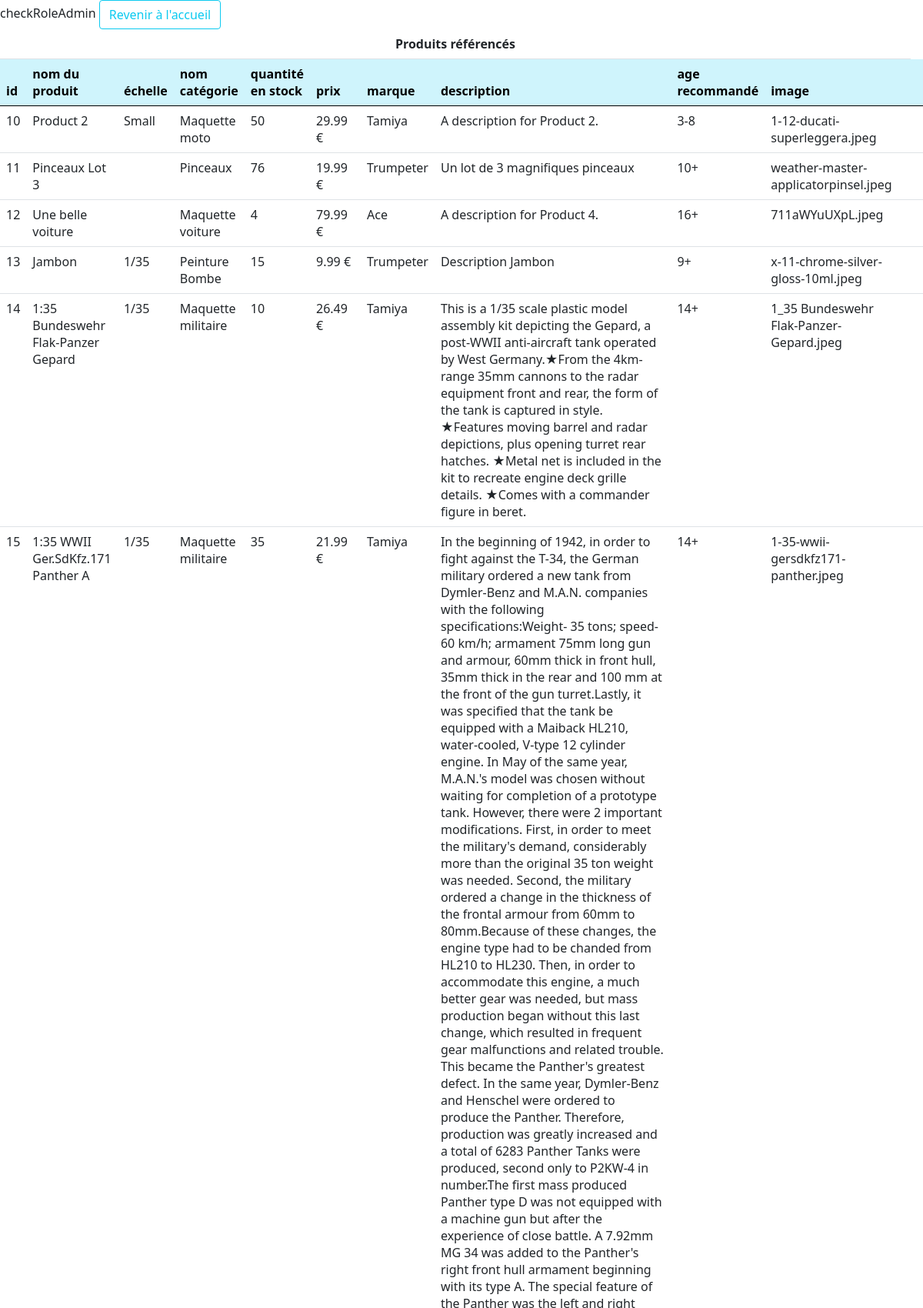
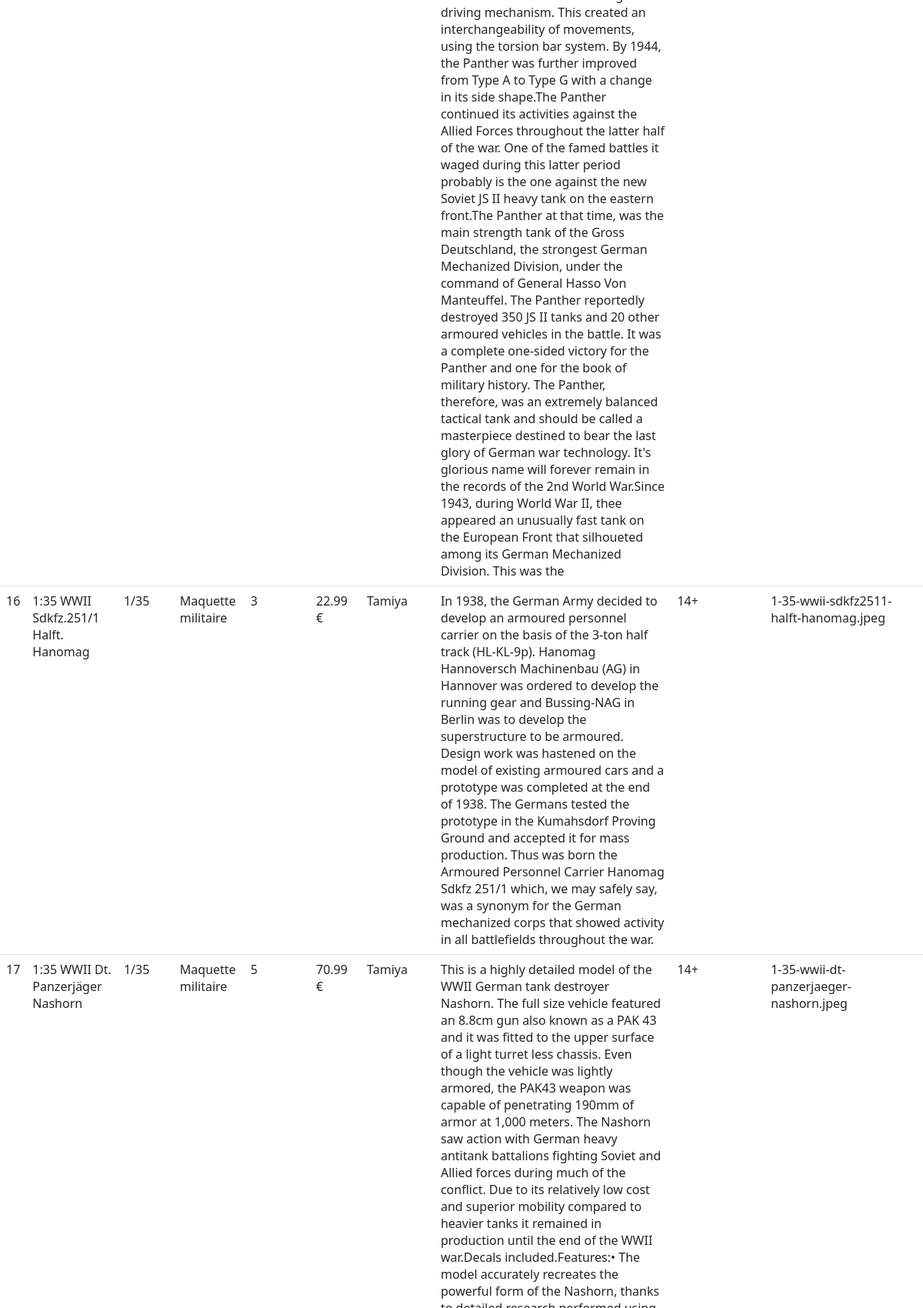
Screenshot of /pages/pages_admin/produits_admin.php (signed in, upper part) with the database file from the repository (2 pictures, top to bottom).
### tables this page shows
CREATE TABLE `produits` (
  `id_produit` int(11) NOT NULL,
  `nom_produit` varchar(255) NOT NULL,
  `echelle` varchar(10) DEFAULT NULL,
  `id_categorie` int(11) NOT NULL,
  `quantite` int(11) NOT NULL,
  `prix` decimal(8,2) NOT NULL,
  `id_marque` int(11) NOT NULL,
  `description` text NOT NULL,
  `age_recommande` varchar(4) NOT NULL,
  `reference_image` varchar(255) DEFAULT NULL
);

CREATE TABLE `categories` (
  `id_categorie` int(11) NOT NULL,
  `nom_categorie` varchar(30) NOT NULL,
  `image_categorie` varchar(255) DEFAULT NULL
);

CREATE TABLE `marques` (
  `id_marque` int(11) NOT NULL,
  `nom_marque` varchar(50) NOT NULL,
  `id_pays` int(11) NOT NULL
);

### pages/pages_admin/produits_admin.php (the view, shortened to what this page needs)
<?php
require_once(__DIR__ . '/../../Connexion/functions.php');
    $sql = "SELECT p.id_produit as id, p.nom_produit as nom, p.echelle, c.nom_categorie as categorie, p.quantite, p.prix, m.nom_marque as marque,
    p.description, p.age_recommande, p.reference_image
    FROM produits as p INNER JOIN categories as c ON p.id_categorie = c.id_categorie
    INNER JOIN marques as m ON p.id_marque = m.id_marque";
    $stmt = $mysqlClient->prepare($sql);
    $stmt->execute();
    $query_result = $stmt->fetchAll(PDO::FETCH_ASSOC);
?>
<!DOCTYPE html>
<html lang="fr">
<head>
    <link href="/Lotra3/css/styles/bootstrap.min.css" rel="stylesheet" type="text/css">
    <link href="/Lotra3/css/styles/geo.css" rel="stylesheet" type="text/css">
</head>
<body>
    <table class="table">
                <thead>
                    <tr>
                        <th class="text-center" colspan="11">Produits référencés</th>
                        <a href="./index_admin.php" class="btn btn-outline-info">Revenir à l'accueil</a>
                    </tr>
                    <tr class="table-info">
                        <th>id</th>
                        <th>nom du produit</th>
                        <th>échelle</th>
                        <th>nom catégorie</th>
                        <th>quantité en stock</th>
                        <th>prix</th>
                        <th>marque</th>
                        <th>description</th>
                        <th>age recommandé</th>
                        <th>image</th>
                        <th></th>
                        <th></th>
                    </tr>
                </thead>
                <tbody>
                    <?php foreach ($query_result as $produit): ?>
                        <tr>
                            <td><?= $produit["id"] ?></td>
                            <td><?= $produit["nom"] ?></td>
                            <td><?php if (is_null($produit["echelle"])) echo "-";
                            else echo $produit["echelle"] ?>
                            </td>
                            <td><?= $produit["categorie"] ?></td>
                            <td><?= $produit["quantite"] ?></td>
                            <td><?= $produit["prix"]." €" ?></td>
                            <td><?= $produit["marque"] ?></td>
                            <td><?= $produit["description"] ?></td>
                            <td><?= $produit["age_recommande"] ?></td>
                            <td><?= $produit["reference_image"] ?></td>
                            <?php echo defineEmployeeActions($_SESSION, $produit); ?>
                        </tr>
                    <?php endforeach?>
                </tbody>
    </table>
</body>
</html>

### Connexion/functions.php (shortened to what this page needs)
<?php
function defineEmployeeActions($session, $produit){
    $modify_button = "<td>
    <form action=\"./modifier_produit.php\" method=\"get\">
        <input type=\"hidden\" name=\"id_produit\" value=\"".$produit["id"]."\">
        <button type=\"submit\" class=\"btn btn-sm btn-info\">Modifier</a>
    </form>
</td>";
    $delete_button = "<td>
    <form action=\"./supprimer_produit.php\" method=\"get\">
        <input type=\"hidden\" name=\"id_produit\" value=\"".$produit["id"]."\">
        <input type=\"hidden\" name=\"nom\" value=\"".$produit["nom"]."\">
        <button type=\"submit\" class=\"btn btn-sm btn-danger\">Supprimer</a>
    </form>
</td>";
    if ($session['role']==1) return $modify_button . $delete_button;
    else if ($session['role']==2) return $modify_button;
    else return "<td></td><td></td>";
}

### rows the page displays
produits: id_produit "10", nom_produit "Product 2", echelle "Small", id_categorie.nom_categorie "Maquette moto", quantite "50", prix "29.99", id_marque.nom_marque "Tamiya", description "A description for Product 2.", age_recommande "3-8", reference_image "1-12-ducati-superleggera.jpeg"
produits: id_produit "11", nom_produit "Pinceaux Lot 3", id_categorie.nom_categorie "Pinceaux", quantite "76", prix "19.99", id_marque.nom_marque "Trumpeter", description "Un lot de 3 magnifiques pinceaux", age_recommande "10+", reference_image "weather-master-applicatorpinsel.jpeg"
produits: id_produit "12", nom_produit "Une belle voiture", id_categorie.nom_categorie "Maquette voiture", quantite "4", prix "79.99", id_marque.nom_marque "Ace", description "A description for Product 4.", age_recommande "16+", reference_image "711aWYuUXpL.jpeg"
produits: id_produit "13", nom_produit "Jambon", echelle "1/35", id_categorie.nom_categorie "Peinture Bombe", quantite "15", prix "9.99", id_marque.nom_marque "Trumpeter", description "Description Jambon", age_recommande "9+", reference_image "x-11-chrome-silver-gloss-10ml.jpeg"
produits: id_produit "14", nom_produit "1:35 Bundeswehr Flak-Panzer Gepard", echelle "1/35", id_categorie.nom_categorie "Maquette militaire", quantite "10", prix "26.49", id_marque.nom_marque "Tamiya", description "This is a 1/35 scale plastic model assembly kit depicting the Gepard, a post-WWII anti-aircraft tank operated by West Germany.★From the 4km-range 35mm cannons to the radar equipment front and rear, the form of the tank is captured in style. ★Features moving barrel and radar depictions, plus opening turret rear hatches. ★Metal net is included in the kit to recreate engine deck grille details. ★Comes with a commander figure in beret.", age_recommande "14+", reference_image "1_35 Bundeswehr Flak-Panzer-Gepard.jpeg"
produits: id_produit "15", nom_produit "1:35 WWII Ger.SdKfz.171 Panther A", echelle "1/35", id_categorie.nom_categorie "Maquette militaire", quantite "35", prix "21.99", id_marque.nom_marque "Tamiya", description "In the beginning of 1942, in order to fight against the T-34, the German military ordered a new tank from Dymler-Benz and M.A.N. companies with the following specifications:Weight- 35 tons; speed- 60 km/h; armament 75mm long gun and armour, 60mm thick in front hull, 35mm thick in the rear and 100 mm at the front of the gun turret.Lastly, it was specified that the tank be equipped with a Maiback HL210, water-cooled, V-type 12 cylinder engine. In May of the same year, M.A.N.'s model was chosen without waiting for completion of a prototype tank. However, there were 2 important modifications. First, in order to meet the military's demand, considerably more than the original 35 ton weight was…", age_recommande "14+", reference_image "1-35-wwii-gersdkfz171-panther.jpeg"
produits: id_produit "16", nom_produit "1:35 WWII Sdkfz.251/1 Halft. Hanomag", echelle "1/35", id_categorie.nom_categorie "Maquette militaire", quantite "3", prix "22.99", id_marque.nom_marque "Tamiya", description "In 1938, the German Army decided to develop an armoured personnel carrier on the basis of the 3-ton half track (HL-KL-9p). Hanomag Hannoversch Machinenbau (AG) in Hannover was ordered to develop the running gear and Bussing-NAG in Berlin was to develop the superstructure to be armoured. Design work was hastened on the model of existing armoured cars and a prototype was completed at the end of 1938. The Germans tested the prototype in the Kumahsdorf Proving Ground and accepted it for mass production. Thus was born the Armoured Personnel Carrier Hanomag Sdkfz 251/1 which, we may safely say, was a synonym for the German mechanized corps that showed activity in all battlefields throughout the…", age_recommande "14+", reference_image "1-35-wwii-sdkfz2511-halft-hanomag.jpeg"
produits: id_produit "17", nom_produit "1:35 WWII Dt. Panzerjäger Nashorn", echelle "1/35", id_categorie.nom_categorie "Maquette militaire", quantite "5", prix "70.99", id_marque.nom_marque "Tamiya", age_recommande "14+", reference_image "1-35-wwii-dt-panzerjaeger-nashorn.jpeg"
